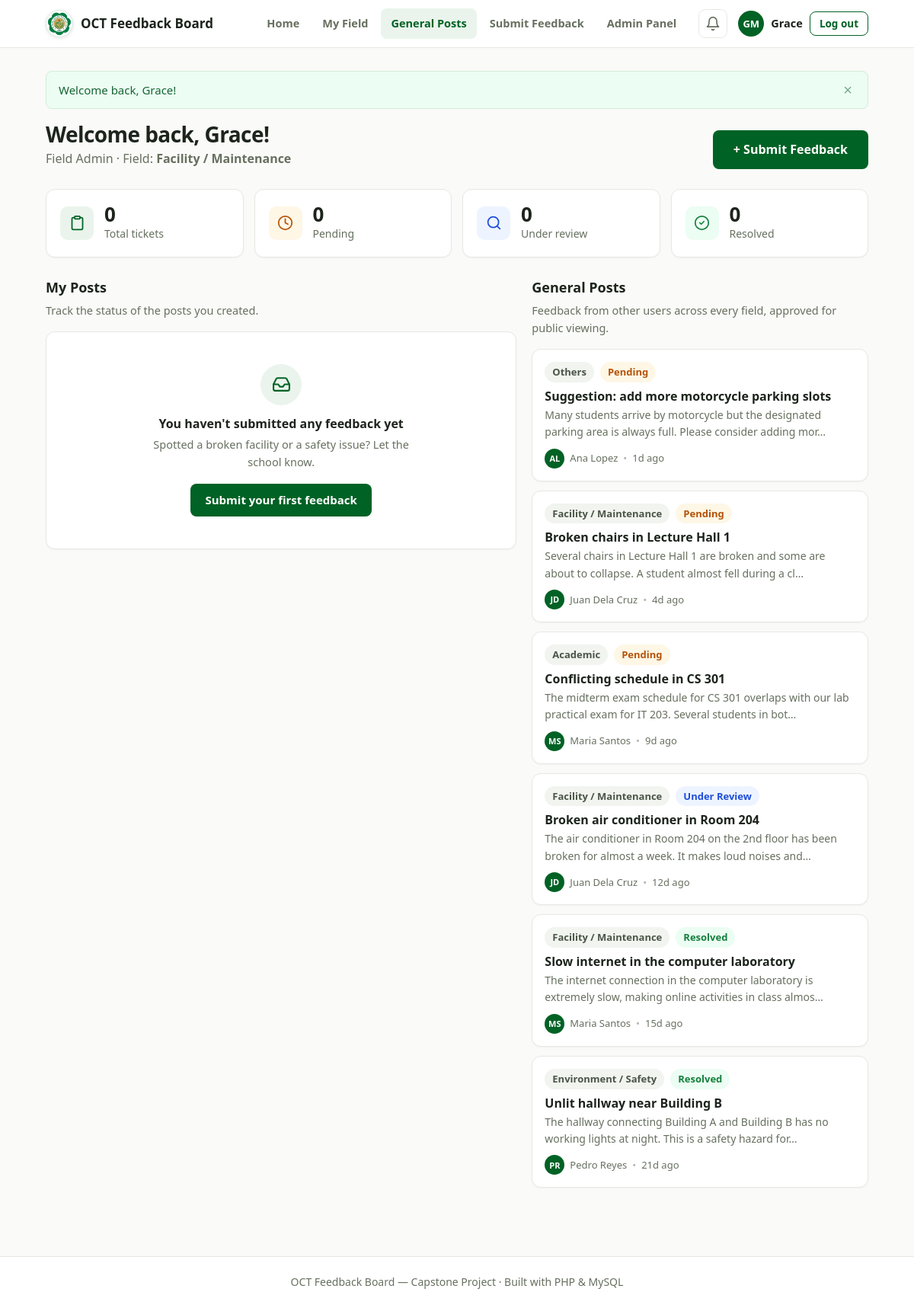
The app's page /dashboard.php (signed in) with its own data.
### tables this page shows
CREATE TABLE IF NOT EXISTS feedbacks (
  id            INT UNSIGNED AUTO_INCREMENT PRIMARY KEY,
  ticket_no     VARCHAR(20)  NOT NULL UNIQUE,           
  user_id       INT UNSIGNED NOT NULL,
  category      VARCHAR(40)  NOT NULL,
  title         VARCHAR(160) NOT NULL,
  description   TEXT         NOT NULL,
  image_path    VARCHAR(255) DEFAULT NULL,              
  is_anonymous  TINYINT(1)   NOT NULL DEFAULT 0,        
  status        ENUM('pending','under_review','resolved','rejected') NOT NULL DEFAULT 'pending',
  assigned_dept VARCHAR(60)  DEFAULT NULL,              
  is_public     TINYINT(1)   NOT NULL DEFAULT 0,        
  created_at    TIMESTAMP NOT NULL DEFAULT CURRENT_TIMESTAMP,
  updated_at    TIMESTAMP NOT NULL DEFAULT CURRENT_TIMESTAMP ON UPDATE CURRENT_TIMESTAMP,
  CONSTRAINT fk_feedback_user FOREIGN KEY (user_id) REFERENCES users(id) ON DELETE CASCADE
);

CREATE TABLE IF NOT EXISTS users (
  id          INT UNSIGNED AUTO_INCREMENT PRIMARY KEY,
  id_number   VARCHAR(30)  NOT NULL UNIQUE,            
  name        VARCHAR(120) NOT NULL,
  email       VARCHAR(120) NOT NULL UNIQUE,
  password    VARCHAR(255) NOT NULL,                   
  department  VARCHAR(100) NOT NULL DEFAULT '',        
  role        ENUM('student','faculty','staff','admin','super_admin') NOT NULL DEFAULT 'student',
  field_scope VARCHAR(30)  DEFAULT NULL,               
  created_at  TIMESTAMP NOT NULL DEFAULT CURRENT_TIMESTAMP
);

### dashboard.php (the view, shortened to what this page needs)
<?php
require_once __DIR__ . '/config.php';
$user      = current_user();
$counts = ['pending' => 0, 'under_review' => 0, 'resolved' => 0];
$total = array_sum($counts);
$stmt = $pdo->prepare(
    'SELECT * FROM feedbacks WHERE user_id = ? ORDER BY created_at DESC, id DESC LIMIT 8'
);
$stmt->execute([(int)$user['id']]);
$myTickets = $stmt->fetchAll();
$stmt = $pdo->prepare(
    "SELECT f.*, u.name
     FROM feedbacks f
     JOIN users u ON u.id = f.user_id
     WHERE f.is_public = 1 AND f.user_id <> ? AND f.status <> 'rejected'
     ORDER BY f.created_at DESC, f.id DESC
     LIMIT 8"
);
$stmt->execute([(int)$user['id']]);
$generalPosts = $stmt->fetchAll();
require __DIR__ . '/includes/header.php';
?>
<div class="dash-head">
  <div>
    <h1 class="page-title">Welcome back, <?= e(first_name($user['name'])) ?>!</h1>
    <p class="page-sub">
      <?= e(role_label($user['role'])) ?>
      <?php if (($field = admin_field($user)) !== null): ?> · Field: <strong><?= e($field) ?></strong><?php endif; ?>
    </p>
  </div>
  <a class="btn btn-primary btn-lg" href="submit.php">+ Submit Feedback</a>
</div>
<div class="stat-grid">
  <div class="card stat-card">
    <span class="stat-icon stat-icon-total"><svg aria-hidden="true" xmlns="http://www.w3.org/2000/svg" viewBox="0 0 24 24" fill="none" stroke="currentColor" stroke-width="2" stroke-linecap="round" stroke-linejoin="round"><rect x="8" y="2" width="8" height="4" rx="1"/><path d="M16 4h2a2 2 0 0 1 2 2v14a2 2 0 0 1-2 2H6a2 2 0 0 1-2-2V6a2 2 0 0 1 2-2h2"/></svg></span>
    <div>
      <div class="stat-number"><?= $total ?></div>
      <div class="stat-label">Total tickets</div>
    </div>
  </div>
  <div class="card stat-card">
    <span class="stat-icon stat-icon-pending"><svg aria-hidden="true" xmlns="http://www.w3.org/2000/svg" viewBox="0 0 24 24" fill="none" stroke="currentColor" stroke-width="2" stroke-linecap="round" stroke-linejoin="round"><circle cx="12" cy="12" r="10"/><path d="M12 6v6l4 2"/></svg></span>
    <div>
      <div class="stat-number"><?= $counts['pending'] ?></div>
      <div class="stat-label">Pending</div>
    </div>
  </div>
  <div class="card stat-card">
    <span class="stat-icon stat-icon-review"><svg aria-hidden="true" xmlns="http://www.w3.org/2000/svg" viewBox="0 0 24 24" fill="none" stroke="currentColor" stroke-width="2" stroke-linecap="round" stroke-linejoin="round"><circle cx="11" cy="11" r="8"/><path d="m21 21-4.3-4.3"/></svg></span>
    <div>
      <div class="stat-number"><?= $counts['under_review'] ?></div>
      <div class="stat-label">Under review</div>
    </div>
  </div>
  <div class="card stat-card">
    <span class="stat-icon stat-icon-resolved"><svg aria-hidden="true" xmlns="http://www.w3.org/2000/svg" viewBox="0 0 24 24" fill="none" stroke="currentColor" stroke-width="2" stroke-linecap="round" stroke-linejoin="round"><circle cx="12" cy="12" r="10"/><path d="m9 12 2 2 4-4"/></svg></span>
    <div>
      <div class="stat-number"><?= $counts['resolved'] ?></div>
      <div class="stat-label">Resolved</div>
    </div>
  </div>
</div>
<div class="dash-grid">
  <div class="dash-col" id="general-anchor">
    <div class="section-head">
      <h2>My Posts</h2>
      <p>Track the status of the posts you created.</p>
    </div>
    <?php if (empty($myTickets)): ?>
      <div class="card empty-state">
        <div class="empty-emoji"></div>
        <h3>You haven't submitted any feedback yet</h3>
        <p>Spotted a broken facility or a safety issue? Let the school know.</p>
        <a class="btn btn-primary" href="submit.php">Submit your first feedback</a>
      </div>
    <?php endif; ?>
  </div>
  <div class="dash-col" id="general">
    <div class="section-head">
      <h2>General Posts</h2>
      <p>Feedback from other users across every field, approved for public viewing.</p>
    </div>
    <?php if (empty($generalPosts)): ?>
      <div class="card empty-state small">
        <div class="empty-emoji"><svg aria-hidden="true" xmlns="http://www.w3.org/2000/svg" viewBox="0 0 24 24" fill="none" stroke="currentColor" stroke-width="2" stroke-linecap="round" stroke-linejoin="round"><path d="M22 19a2 2 0 0 1-2 2H4a2 2 0 0 1-2-2V5a2 2 0 0 1 2-2h5l2 3h9a2 2 0 0 1 2 2z"/></svg></div>
        <p>No general posts yet.</p>
      </div>
    <?php else: ?>
      <div class="feed-list">
        <?php foreach ($generalPosts as $item): ?>
        <article class="card feed-item">
          <div class="feed-top">
            <?= category_badge($item['category']) ?>
            <?= status_badge($item['status']) ?>
          </div>
          <h3 class="feed-title"><?= e($item['title']) ?></h3>
          <p class="feed-text"><?= e(truncate($item['description'], 110)) ?></p>
          <div class="board-card-meta">
            <span class="avatar avatar-sm"><?= $item['is_anonymous'] ? '?' : e(initials($item['name'])) ?></span>
            <span><?= $item['is_anonymous'] ? 'Anonymous' : e($item['name']) ?></span>
            <span class="dot-sep">•</span>
            <span><?= e(time_ago($item['created_at'])) ?></span>
          </div>
        </article>
        <?php endforeach; ?>
      </div>
    <?php endif; ?>
  </div>
</div>
<?php require __DIR__ . '/includes/footer.php'; ?>

### includes/functions.php (shortened to what this page needs)
<?php
function e($value): string
{
    return htmlspecialchars((string)$value, ENT_QUOTES, 'UTF-8');
}
function time_ago(string $datetime): string
{
    try {
        $then = new DateTime($datetime);
    } catch (Exception $e) {
        return '';
    }
    $diff = (new DateTime())->diff($then);
    if ($diff->d > 0) return $diff->d . 'd ago';
    return 'just now';
}
function truncate(string $text, int $limit = 120): string
{
    $text = trim($text);
    if (function_exists('mb_substr')) {
        $short = rtrim(mb_substr($text, 0, $limit - 1));
    } else {
        $short = rtrim(substr($text, 0, $limit - 1));
    }
    return $short . '…';
}
function first_name(string $name): string
{
    $parts = preg_split('/\s+/', trim($name));
    return $parts[0] ?? '';
}
function initials(string $name): string
{
    $parts = preg_split('/\s+/', trim($name));
    $init  = '';
    foreach (array_slice($parts, 0, 2) as $part) {
        if ($part !== '') $init .= strtoupper(substr($part, 0, 1));
    }
    return $init === '' ? '?' : $init;
}
function current_user(): ?array
{
    return $_SESSION['user'] ?? null;
}
function role_label(string $role): string
{
    $labels = [
        'super_admin' => 'Super Admin',
        'admin'       => 'Field Admin',
        'staff'       => 'Staff',
        'faculty'     => 'Faculty',
        'student'     => 'Student',
    ];
    return $labels[$role] ?? $role;
}
function admin_field(array $user): ?string
{
    $scope = (string)($user['field_scope'] ?? '');
    return FIELD_SCOPES[$scope] ?? null;
}
function status_badge(string $status): string
{
    $label = STATUS_LABELS[$status] ?? $status;
    return '<span class="badge badge-' . e($status) . '">' . e($label) . '</span>';
}
function category_badge(string $category): string
{
    return '<span class="badge badge-neutral">' . e($category) . '</span>';
}

### records on screen
feedbacks: category "Others", status "Pending", title "Suggestion: add more motorcycle parking slots", description "Many students arrive by motorcycle but the designated parking area is always full. Please consider adding mor…", user.name "AL", user.name "Ana Lopez", created_at "1d ago"
feedbacks: category "Facility / Maintenance", status "Pending", title "Broken chairs in Lecture Hall 1", description "Several chairs in Lecture Hall 1 are broken and some are about to collapse. A student almost fell during a cl…", user.name "JD", user.name "Juan Dela Cruz", created_at "4d ago"
feedbacks: category "Academic", status "Pending", title "Conflicting schedule in CS 301", description "The midterm exam schedule for CS 301 overlaps with our lab practical exam for IT 203. Several students in bot…", user.name "MS", user.name "Maria Santos", created_at "9d ago"
feedbacks: category "Facility / Maintenance", status "Under Review", title "Broken air conditioner in Room 204", description "The air conditioner in Room 204 on the 2nd floor has been broken for almost a week. It makes loud noises and…", user.name "JD", user.name "Juan Dela Cruz", created_at "12d ago"
feedbacks: category "Facility / Maintenance", status "Resolved", title "Slow internet in the computer laboratory", description "The internet connection in the computer laboratory is extremely slow, making online activities in class almos…", user.name "MS", user.name "Maria Santos", created_at "15d ago"
feedbacks: category "Environment / Safety", status "Resolved", title "Unlit hallway near Building B", description "The hallway connecting Building A and Building B has no working lights at night. This is a safety hazard for…", user.name "PR", user.name "Pedro Reyes", created_at "21d ago"

### other values on screen
APP_NAME "OCT Feedback Board"
initials($user['name']) "GM"
first_name($user['name']) "Grace"
$flashMessage "Welcome back, Grace!"
role_label($user['role']) "Field Admin"
$field "Facility / Maintenance"
$total "0"
$counts['pending'] "0"
$counts['under_review'] "0"
$counts['resolved'] "0"
